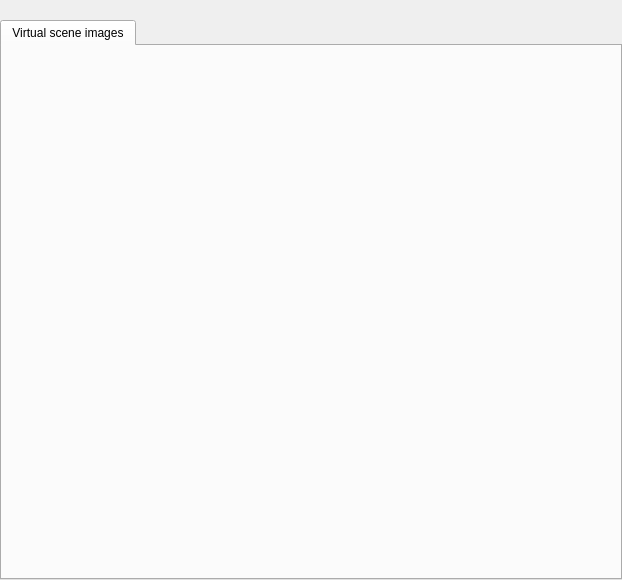
<?xml version="1.0" encoding="UTF-8"?>
<ui version="4.0">
 <class>CameraPageGrpc</class>
 <widget class="QWidget" name="CameraPageGrpc">
  <property name="geometry">
   <rect>
    <x>0</x>
    <y>0</y>
    <width>622</width>
    <height>580</height>
   </rect>
  </property>
  <property name="windowTitle">
   <string>Form</string>
  </property>
  <widget class="QTabWidget" name="tabWidget">
   <property name="geometry">
    <rect>
     <x>0</x>
     <y>20</y>
     <width>622</width>
     <height>560</height>
    </rect>
   </property>
   <property name="styleSheet">
    <string notr="true"/>
   </property>
   <property name="currentIndex">
    <number>0</number>
   </property>
   <widget class="CameraVirtualSceneSubpageGrpc" name="virtualScene">
    <attribute name="title">
     <string>Virtual scene images</string>
    </attribute>
   </widget>
  </widget>
 </widget>
 <customwidgets>
  <customwidget>
   <class>CameraVirtualSceneSubpageGrpc</class>
   <extends>QWidget</extends>
   <header>android/skin/qt/extended-pages/camera-virtualscene-subpage-grpc.h</header>
   <container>1</container>
  </customwidget>
 </customwidgets>
 <resources>
  <include location="../resources.qrc"/>
 </resources>
 <connections/>
</ui>
